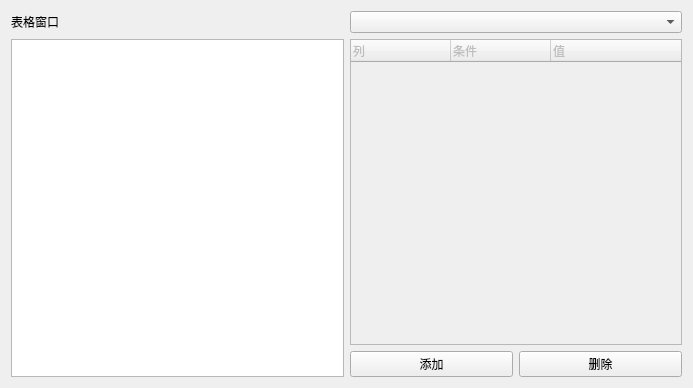
<?xml version="1.0" encoding="UTF-8"?>
<ui version="4.0">
 <class>Form</class>
 <widget class="QWidget" name="Form">
  <property name="geometry">
   <rect>
    <x>0</x>
    <y>0</y>
    <width>693</width>
    <height>388</height>
   </rect>
  </property>
  <property name="windowTitle">
   <string>Form</string>
  </property>
  <layout class="QVBoxLayout" name="verticalLayout_2">
   <item>
    <layout class="QHBoxLayout" name="horizontalLayout_2">
     <item>
      <widget class="QLabel" name="label">
       <property name="text">
        <string>表格窗口</string>
       </property>
      </widget>
     </item>
     <item>
      <widget class="QComboBox" name="table_list"/>
     </item>
    </layout>
   </item>
   <item>
    <layout class="QHBoxLayout" name="horizontalLayout_3">
     <item>
      <widget class="QListWidget" name="display_list">
       <property name="selectionMode">
        <enum>QAbstractItemView::MultiSelection</enum>
       </property>
      </widget>
     </item>
     <item>
      <layout class="QVBoxLayout" name="verticalLayout">
       <item>
        <widget class="QTreeWidget" name="filter_tree">
         <property name="enabled">
          <bool>false</bool>
         </property>
         <attribute name="headerVisible">
          <bool>true</bool>
         </attribute>
         <column>
          <property name="text">
           <string>列</string>
          </property>
         </column>
         <column>
          <property name="text">
           <string>条件</string>
          </property>
         </column>
         <column>
          <property name="text">
           <string>值</string>
          </property>
         </column>
        </widget>
       </item>
       <item>
        <layout class="QHBoxLayout" name="horizontalLayout">
         <item>
          <widget class="QPushButton" name="add_filter">
           <property name="text">
            <string>添加</string>
           </property>
          </widget>
         </item>
         <item>
          <widget class="QPushButton" name="delete_filter">
           <property name="text">
            <string>删除</string>
           </property>
          </widget>
         </item>
        </layout>
       </item>
      </layout>
     </item>
    </layout>
   </item>
  </layout>
 </widget>
 <resources/>
 <connections/>
</ui>
